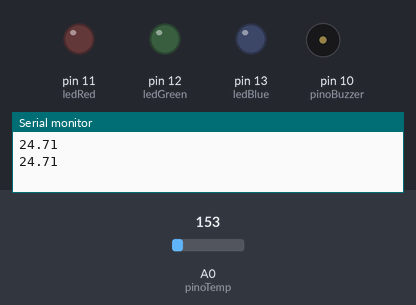
Bench run of a sketch on a simulated Arduino Uno, built with avr-gcc and run on an emulated ATmega328P. Parts: output pins drawn as LEDs (lit = HIGH), buzzer (waves = sounding), the last lines printed to the serial monitor. Inputs (shaded band) come from the test bench; at power-on: A0 (pinoTemp) = 153.

Above: at 4.8 s.
4.9 s: A0 (pinoTemp) set to 180
At 6.4 s:
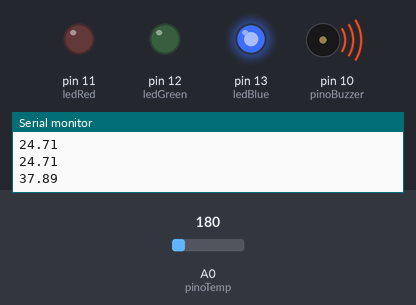
7.9 s: A0 (pinoTemp) set to 193
10.9 s: A0 (pinoTemp) set to 215
At 13.4 s:
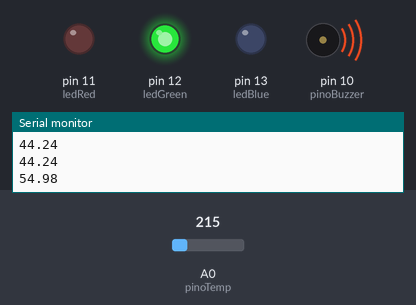
13.9 s: A0 (pinoTemp) set to 191
At 15.0 s:
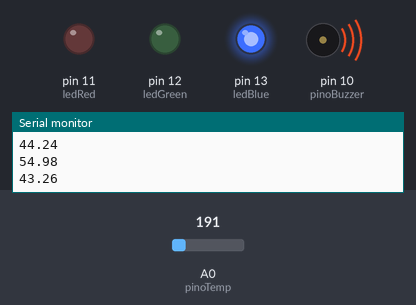
16.9 s: A0 (pinoTemp) set to 221
At 19.3 s:
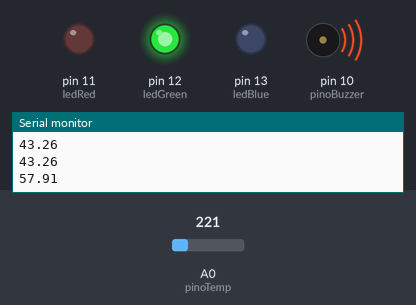
Timing chart, 0 to 20.8 s (numbered marks = the images above; inputs shaded):
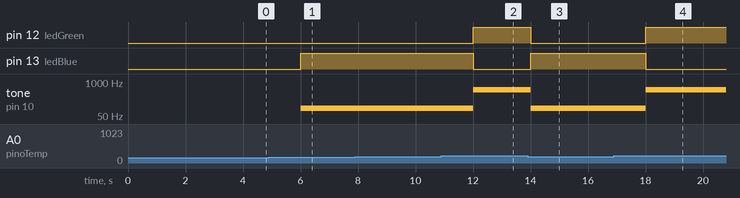

Measured:
- the behaviour switches between 163 and 164 on A0 (pinoTemp) (found by bisection; images 0 and 1)
- the behaviour switches between 204 and 205 on A0 (pinoTemp) (found by bisection; images 1 and 2)
- after the input at 4.9 s, pin 13 (ledBlue): LOW → HIGH after 1.1 s; tone on pin 10 (pinoBuzzer): silent → 100 Hz after 1.1 s
- after the input at 10.9 s, pin 12 (ledGreen): LOW → HIGH after 1.1 s; pin 13 (ledBlue): HIGH → LOW after 1.1 s; tone on pin 10 (pinoBuzzer): 100 Hz → 500 Hz after 1.1 s
- after the input at 13.9 s, pin 12 (ledGreen): HIGH → LOW after 0.10 s; pin 13 (ledBlue): LOW → HIGH after 0.10 s; tone on pin 10 (pinoBuzzer): 500 Hz → 100 Hz after 0.10 s
- after the input at 16.9 s, pin 12 (ledGreen): LOW → HIGH after 1.1 s; pin 13 (ledBlue): HIGH → LOW after 1.1 s; tone on pin 10 (pinoBuzzer): 100 Hz → 500 Hz after 1.1 s

The sketch:

sensor_temp_alarme.ino.ino
```cpp
// C++ code
// Programador: José Carlos
// 29/04/2022

const int pinoTemp = A0;
const int pinoBuzzer = 10;
const int ledRed = 11;
const int ledGreen = 12;
const int ledBlue = 13;

float temperatura;
float voltage;

void setup() {
  Serial.begin(9600);
  pinMode(pinoBuzzer, OUTPUT);
  pinMode(ledRed, OUTPUT);
  pinMode(ledGreen, OUTPUT);
  pinMode(ledBlue, OUTPUT);
}

void loop() {
  delay(2000);
  int valor = analogRead(pinoTemp);
  voltage = valor * (5000 / 1024.0);
  temperatura = (voltage - 500) / 10;
  Serial.println(temperatura);

  if(isnan(temperatura)){
    digitalWrite(ledRed, HIGH);
    digitalWrite(ledGreen, HIGH);
    digitalWrite(ledBlue, HIGH);
  }else{
    if(temperatura > 30 && temperatura < 50 ){

      digitalWrite(ledRed, LOW);
      digitalWrite(ledGreen, LOW);
      digitalWrite(ledBlue, HIGH);
      tone(pinoBuzzer, 100);

    }else if(temperatura > 50 && temperatura < 70 ){

      digitalWrite(ledRed, LOW);
      digitalWrite(ledGreen, HIGH);
      digitalWrite(ledBlue, LOW);
      tone(pinoBuzzer, 500);

    }else if(temperatura > 70){

      digitalWrite(ledRed, HIGH);
      digitalWrite(ledGreen, LOW);
      digitalWrite(ledBlue, LOW);
      tone(pinoBuzzer, 1000);
    }
  }
}
```
